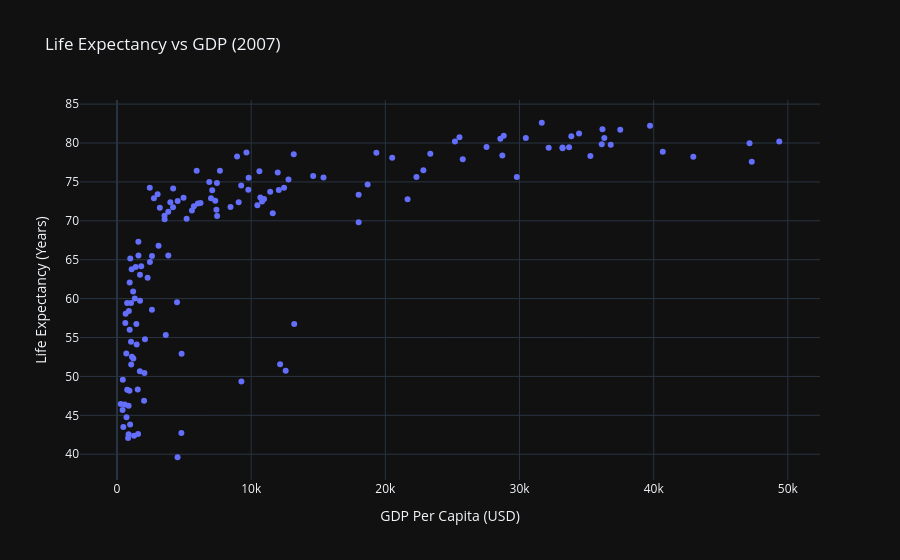

The cell this chart's notebook holds for it:
### Markdown cell above
##### 2. Themes and Templates
Plotly comes with built-in themes you can apply with `template`.

### Code cell
fig.update_layout(template="plotly_dark")

### Figure 1 — Plotly figure (JSON) as saved in the notebook; plotly's stock layout.template omitted (floating-point values rounded to 4 significant figures; data arrays with more than 128 entries replaced by an {"elided": "..."} marker saying what was removed)
{"data": [{"hovertemplate": "GDP Per Capita (USD)=%{x}<br>Life Expectancy (Years)=%{y}<extra></extra>", "legendgroup": "", "marker": {"color": "#636efa", "symbol": "circle"}, "mode": "markers", "name": "", "orientation": "v", "showlegend": false, "type": "scatter", "x": {"elided": "142 float values"}, "xaxis": "x", "y": {"elided": "142 float values"}, "yaxis": "y"}], "layout": {"legend": {"tracegroupgap": 0}, "title": {"text": "Life Expectancy vs GDP (2007)"}, "xaxis": {"anchor": "y", "domain": [0, 1], "title": {"text": "GDP Per Capita (USD)"}}, "yaxis": {"anchor": "x", "domain": [0, 1], "title": {"text": "Life Expectancy (Years)"}}}}
